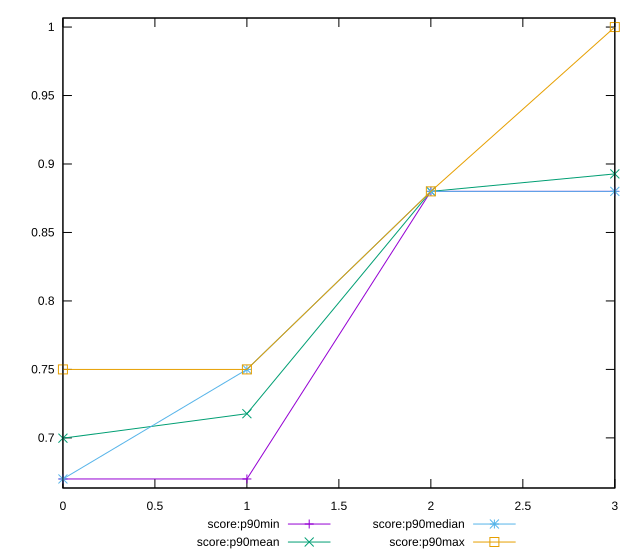

The script that saved this image:
reset

$scoreP90Min <<EOF
0 0.67
1 0.67
2 0.88
3 0.88
EOF

$scoreP90Mean <<EOF
0 0.6997872340425539
1 0.7176595744680856
2 0.8799999999999998
3 0.8927659574468082
EOF

$scoreP90Median <<EOF
0 0.67
1 0.75
2 0.88
3 0.88
EOF

$scoreP90Max <<EOF
0 0.75
1 0.75
2 0.88
3 1
EOF

set key outside below
set xrange [0:3]
set yrange [0.6634:1.0066]
set trange [0.6634:1.0066]
set terminal svg size 640, 560 enhanced background rgb 'white'
set output "reports/report_00033_2021-03-01T14-23-16.841Z/unused-css-rules/progression/score.svg"

plot $scoreP90Min title "score:p90min" with linespoints, \
     $scoreP90Mean title "score:p90mean" with linespoints, \
     $scoreP90Median title "score:p90median" with linespoints, \
     $scoreP90Max title "score:p90max" with linespoints

reset
